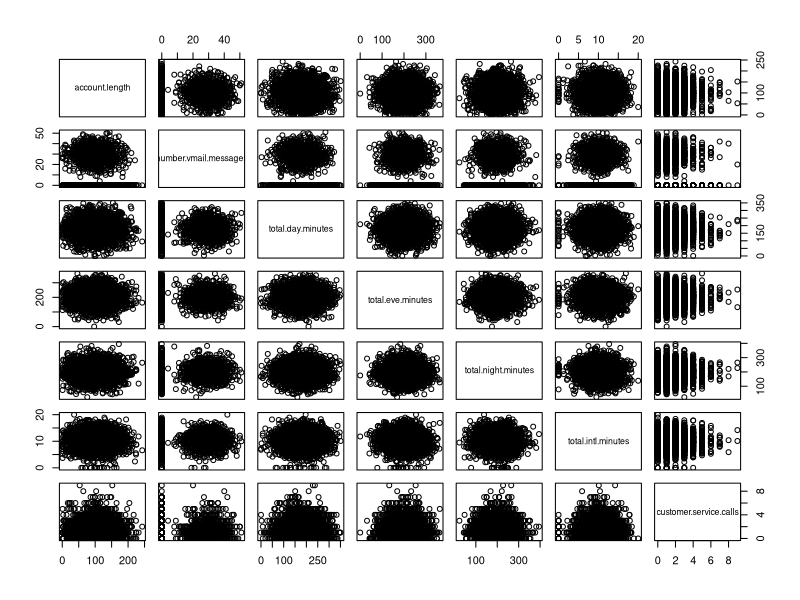
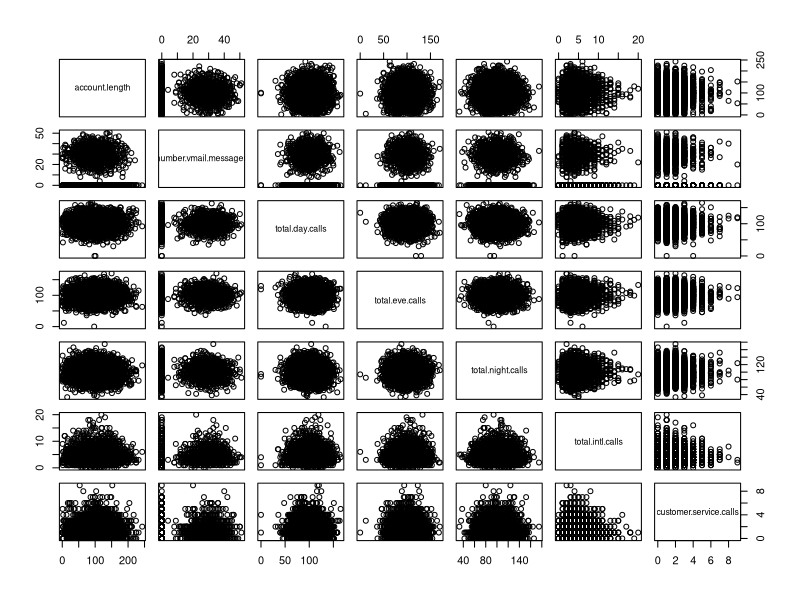
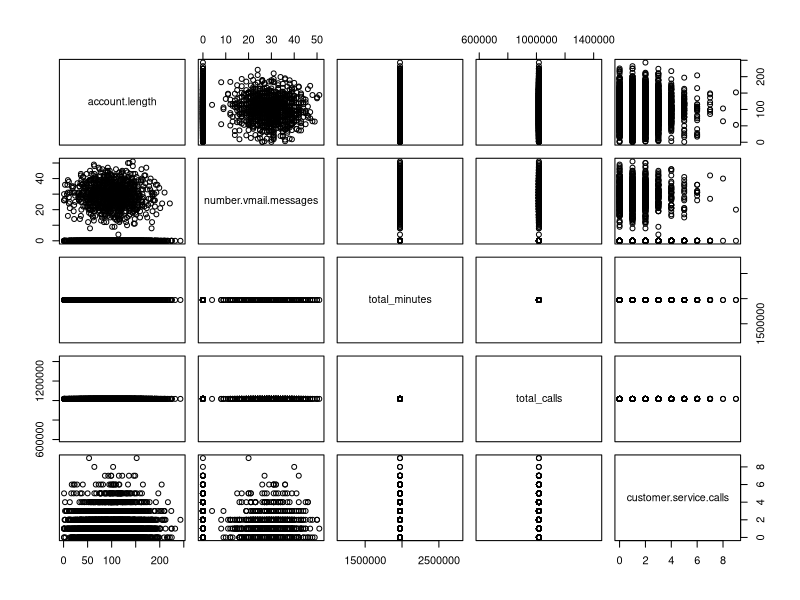
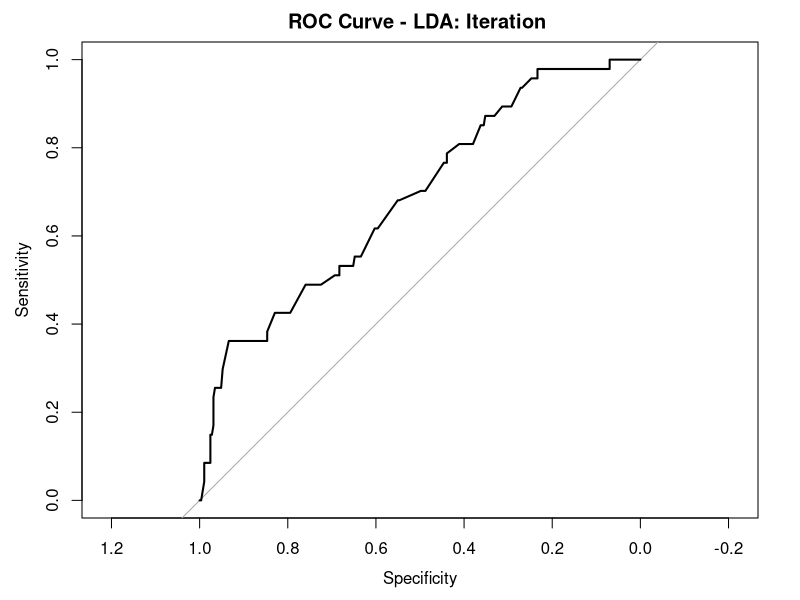
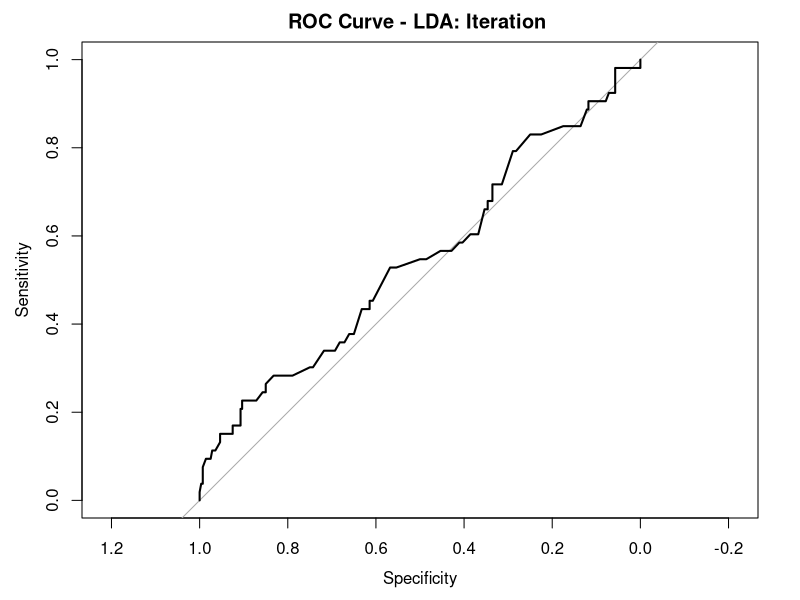
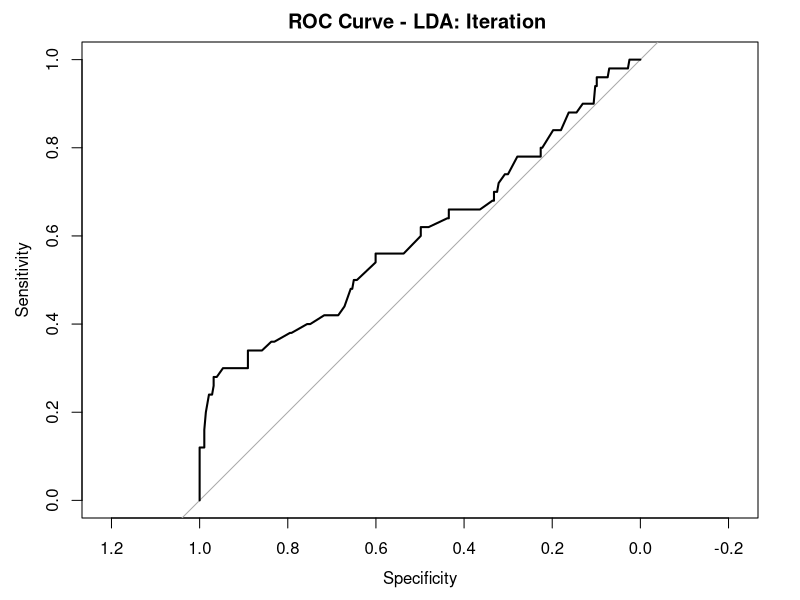
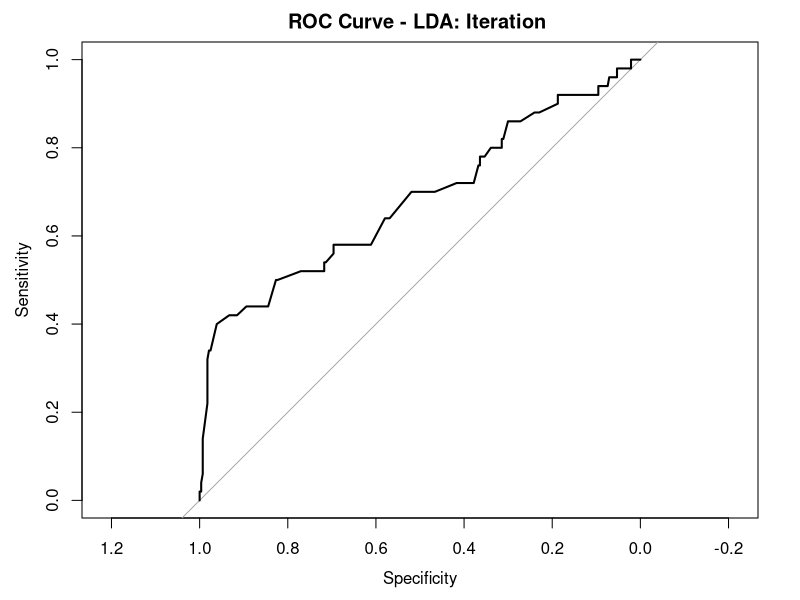
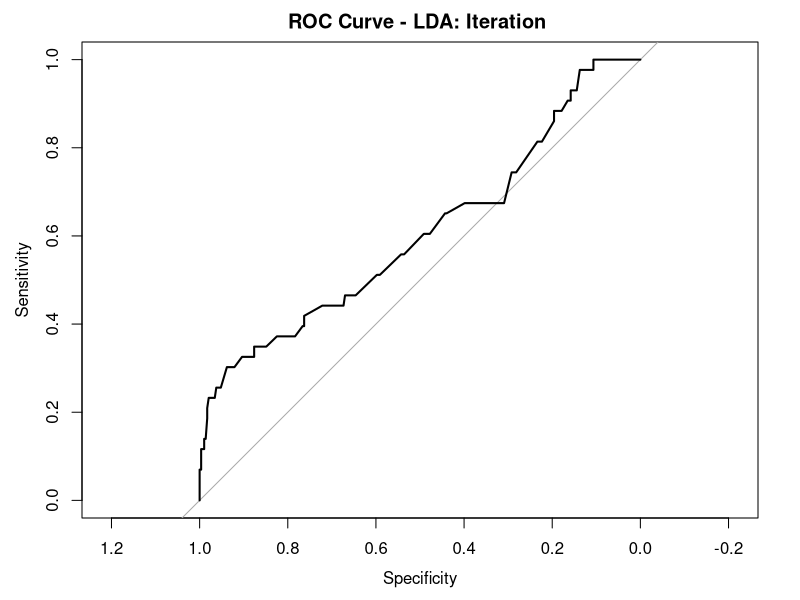

Recreate these plots in R, in order.
## ---- chunk 1
knitr::opts_chunk$set(echo = TRUE)
## ---- chunk 2
library(tidyverse)
library(knitr)
library(lubridate)
library(psych)
library(MASS)
library(caret)
library(pROC)
library(e1071)

## ---- chunk 3
Customer_telecom <- read.csv("Customer_telecom.csv")
                             
## ---- chunk 4

num_c <- Customer_telecom %>%
  dplyr::select(
    account.length,
    number.vmail.messages,
    total.day.minutes,
    total.day.calls,
    total.day.charge,
    total.eve.minutes,
    total.eve.calls,
    total.eve.charge,
    total.night.minutes,
    total.night.calls,
    total.night.charge,
    total.intl.minutes,
    total.intl.calls,
    total.intl.charge,
    customer.service.calls
  )

cor(num_c)
summary(Customer_telecom)

num_c <- num_c %>%
  dplyr::select(
    account.length,
    number.vmail.messages,
    total.day.minutes,
    total.day.calls,
    total.eve.minutes,
    total.eve.calls,
    total.night.minutes,
    total.night.calls,
    total.intl.minutes,
    total.intl.calls,
    customer.service.calls
  )

minutes_c <- num_c %>%
  dplyr::select(
    account.length,
    number.vmail.messages,
    total.day.minutes,
    total.eve.minutes,
    total.night.minutes,
    total.intl.minutes,
    customer.service.calls
  )

pairs(minutes_c)

calls_c <-  Customer_telecom %>%
  dplyr::select(
    account.length,
    number.vmail.messages,
    total.day.calls,
    total.eve.calls,
    total.night.calls,
    total.intl.calls,
    customer.service.calls
  )
pairs(calls_c)

sums_c <- Customer_telecom %>%
  mutate(
    total_minutes = sum(
      total.day.minutes,
      total.eve.minutes,
      total.night.minutes,
      total.intl.minutes
    )
  ) %>%
  mutate(
    total_calls = sum(
      total.day.calls,
      total.eve.calls,
      total.night.calls,
      total.intl.calls
    )
  ) %>%
  dplyr::select(
    account.length,
    number.vmail.messages,
    total_minutes,
    total_calls,
    customer.service.calls
  )

pairs(sums_c)

Customer_telecom <- Customer_telecom %>%
  mutate(churn1 = if_else(churn == "False", 0, 1))

glm.fits <- glm(churn1 ~ total.day.minutes,
                data = Customer_telecom, family = binomial)
summary(glm.fits)

glm.fits1 <- glm(
  churn1 ~ account.length + 
    number.vmail.messages + 
    total.day.minutes + 
    total.day.calls + 
    total.day.charge + 
    total.eve.minutes + 
    total.eve.calls +
    total.eve.charge + 
    total.night.minutes + 
    total.night.calls + 
    total.night.charge + 
    total.intl.minutes +
    total.intl.calls + 
    total.intl.charge + 
    customer.service.calls,
  data = Customer_telecom,
  family = binomial
)
summary(glm.fits1)
## ---- chunk 5

#Randomly shuffle the data
Customer_telecom <- Customer_telecom[sample(nrow(Customer_telecom)), ]

#Create 10 equally size folds
folds <- cut(seq(1, nrow(Customer_telecom)), breaks = 10, labels = FALSE)

totalMisclassificationRate = c()
runningTotal = c()

averageAUC = c()
auc = c()

#K-fold Cross Validation
for (i in 1:10) {
  testIndexes <- which(folds == i, arr.ind = TRUE)
  test_data <- Customer_telecom[testIndexes,]
  train_data <- Customer_telecom[-testIndexes,]
  m_lda <-
    lda(churn1 ~ number.vmail.messages + total.intl.calls + customer.service.calls,
        data = train_data)
  m_pred <- predict(m_lda, test_data)
  conf <-
    table(list(predicted = m_pred$class, observed = test_data$churn1))
  confusionMatrix(conf)
  print(conf)
  totalPreds = sum(conf)
  incorrectPreds <- conf[1, 2] + conf[2, 1]
  misclassificationRate <- incorrectPreds / totalPreds
  print(misclassificationRate)
  runningTotal <- c(runningTotal, misclassificationRate)
  
  roc_score = roc(response = test_data$churn1,
                  predictor = m_pred$posterior[, "1"])
  auc <- c(auc, roc_score$auc)
  print(roc_score$auc)
  plot(roc_score, main = "ROC Curve - LDA: Iteration ")
}

totalMisclassificationRate = c(totalMisclassificationRate, mean(runningTotal))
print("Average Misclassification Rate")
totalMisclassificationRate

print("Average AUC")
averageAUC = c(averageAUC, mean(auc))
print(averageAUC)
## ---- chunk 6

#Randomly shuffle the data
Customer_telecom <- Customer_telecom[sample(nrow(Customer_telecom)), ]

#Create 10 equally size folds
folds <- cut(seq(1, nrow(Customer_telecom)), breaks = 10, labels = FALSE)

totalMisclassificationRate <- c()
runningTotal <- c()

averageAUC = c()
auc = c()

for (i in 1:10) {
  testIndexes <- which(folds == i, arr.ind = TRUE)
  test_data <- Customer_telecom[testIndexes,]
  train_data <- Customer_telecom[-testIndexes,]
  m_qda <-
    qda(churn1 ~ number.vmail.messages + 
          total.intl.calls + 
          customer.service.calls,
        data = train_data)
  m_pred <- predict(m_qda, test_data)
  conf <-
    table(list(predicted = m_pred$class, observed = test_data$churn1))
  confusionMatrix(conf)
  print(conf)
  totalPreds = sum(conf)
  incorrectPreds <- conf[1, 2] + conf[2, 1]
  misclassificationRate <- incorrectPreds / totalPreds
  print(misclassificationRate)
  runningTotal <- c(runningTotal, misclassificationRate)
  
  roc_score = roc(response = test_data$churn1,
                  predictor = m_pred$posterior[, "1"])
  auc <- c(auc, roc_score$auc)
  print(roc_score$auc)
  plot(roc_score, main = "ROC Curve - LDA: Iteration ")
}

totalMisclassificationRate = c(totalMisclassificationRate, mean(runningTotal))
print("Average Misclassification Rate")
totalMisclassificationRate

print("Average AUC")
averageAUC = c(averageAUC, mean(auc))
print(averageAUC)
## ---- chunk 7

#Randomly shuffle the data
Customer_telecom <-
  Customer_telecom[sample(nrow(Customer_telecom)),]

#Create 10 equally size folds
folds <-
  cut(seq(1, nrow(Customer_telecom)), breaks = 10, labels = FALSE)

totalMisclassificationRate <- c()
runningTotal <- c()

averageAUC = c()
auc = c()

for (i in 1:10) {
  testIndexes <- which(folds == i, arr.ind = TRUE)
  test_data <- Customer_telecom[testIndexes, ]
  train_data <- Customer_telecom[-testIndexes, ]
  m_naive <-
    naiveBayes(churn1 ~ number.vmail.messages + total.intl.calls + customer.service.calls,
               data = train_data)
  m_pred <- predict(m_naive, test_data)
  
  conf <-
    table(list(predicted = m_pred, observed = test_data$churn1))
  confusionMatrix(conf)
  print(conf)
  totalPreds = sum(conf)
  incorrectPreds <- conf[1, 2] + conf[2, 1]
  misclassificationRate <- incorrectPreds / totalPreds
  print(misclassificationRate)
  runningTotal <- c(runningTotal, misclassificationRate)
  
  #roc_score = roc(response = test_data$churn1, predictor = m_pred["1"])
  #auc <- c(auc,roc_score$auc)
  #print(roc_score$auc)
  #plot(roc_score, main="ROC Curve - LDA: Iteration ")
}

totalMisclassificationRate = c(totalMisclassificationRate, mean(runningTotal))
print("Average Misclassification Rate")
totalMisclassificationRate

#print("Average AUC")
#averageAUC=c(averageAUC, mean(auc))
#print(averageAUC)
## ---- chunk 8

#Randomly shuffle the data
Customer_telecom <-
  Customer_telecom[sample(nrow(Customer_telecom)),]

#Create 10 equally size folds
folds <-
  cut(seq(1, nrow(Customer_telecom)), breaks = 10, labels = FALSE)

totalMisclassificationRate = c()
runningTotal = c()

averageAUC = c()
auc = c()

#K-fold Cross Validation
for (i in 1:10) {
  testIndexes <- which(folds == i, arr.ind = TRUE)
  test_data <- Customer_telecom[testIndexes,]
  train_data <- Customer_telecom[-testIndexes,]
  m_lda2 <-
    lda(
      churn1 ~ number.vmail.messages + 
        total.intl.calls + 
        customer.service.calls + 
        total.day.calls,
      data = train_data
    )
  m_pred <- predict(m_lda2, test_data)
  conf <-
    table(list(predicted = m_pred$class, observed = test_data$churn1))
  confusionMatrix(conf)
  print(conf)
  totalPreds = sum(conf)
  incorrectPreds <- conf[1, 2] + conf[2, 1]
  misclassificationRate <- incorrectPreds / totalPreds
  print(misclassificationRate)
  runningTotal <- c(runningTotal, misclassificationRate)
  
  roc_score = roc(response = test_data$churn1,
                  predictor = m_pred$posterior[, "1"])
  auc <- c(auc, roc_score$auc)
  print(roc_score$auc)
  plot(roc_score, main = "ROC Curve - LDA: Iteration ")
}

totalMisclassificationRate = c(totalMisclassificationRate, mean(runningTotal))
print("Average Misclassification Rate")
totalMisclassificationRate

print("Average AUC")
averageAUC = c(averageAUC, mean(auc))
print(averageAUC)
## ---- chunk 9

#Randomly shuffle the data
Customer_telecom <-
  Customer_telecom[sample(nrow(Customer_telecom)),]

#Create 10 equally size folds
folds <-
  cut(seq(1, nrow(Customer_telecom)), breaks = 10, labels = FALSE)

totalMisclassificationRate = c()
runningTotal = c()

averageAUC = c()
auc = c()

#K-fold Cross Validation
for (i in 1:10) {
  testIndexes <- which(folds == i, arr.ind = TRUE)
  test_data <- Customer_telecom[testIndexes, ]
  train_data <- Customer_telecom[-testIndexes, ]
  m_lda2 <-
    lda(
      churn1 ~ state + 
        account.length + 
        international.plan + 
        voice.mail.plan + 
        number.vmail.messages + 
        total.day.minutes + 
        total.eve.minutes + 
        total.night.minutes + 
        total.intl.minutes + 
        customer.service.calls,
      data = train_data
    )
  m_pred <- predict(m_lda2, test_data)
  conf <-
    table(list(predicted = m_pred$class, observed = test_data$churn1))
  confusionMatrix(conf)
  print(conf)
  totalPreds = sum(conf)
  incorrectPreds <- conf[1, 2] + conf[2, 1]
  misclassificationRate <- incorrectPreds / totalPreds
  print(misclassificationRate)
  runningTotal <- c(runningTotal, misclassificationRate)
  
  roc_score = roc(response = test_data$churn1,
                  predictor = m_pred$posterior[, "1"])
  auc <- c(auc, roc_score$auc)
  print(roc_score$auc)
  plot(roc_score, main = "ROC Curve - LDA: Iteration ")
}

totalMisclassificationRate = c(totalMisclassificationRate, mean(runningTotal))
print("Average Misclassification Rate")
totalMisclassificationRate

print("Average AUC")
averageAUC = c(averageAUC, mean(auc))
print(averageAUC)
## ---- chunk 10

#Randomly shuffle the data
Customer_telecom <- Customer_telecom[sample(nrow(Customer_telecom)), ]

#Create 10 equally size folds
folds <- cut(seq(1, nrow(Customer_telecom)), breaks = 10, labels = FALSE)

totalMisclassificationRate = c()
runningTotal = c()

averageAUC = c()
auc = c()

#K-fold Cross Validation
for (i in 1:10) {
  testIndexes <- which(folds == i, arr.ind = TRUE)
  test_data <- Customer_telecom[testIndexes,]
  train_data <- Customer_telecom[-testIndexes,]
  m_lda2 <-
    lda(
      churn1 ~ number.vmail.messages + 
        total.intl.calls + 
        customer.service.calls + 
        total.day.calls + 
        total.night.calls,
      data = train_data
    )
  m_pred <- predict(m_lda2, test_data)
  conf <-
    table(list(predicted = m_pred$class, observed = test_data$churn1))
  confusionMatrix(conf)
  print(conf)
  totalPreds = sum(conf)
  incorrectPreds <- conf[1, 2] + conf[2, 1]
  misclassificationRate <- incorrectPreds / totalPreds
  print(misclassificationRate)
  runningTotal <- c(runningTotal, misclassificationRate)
  
  roc_score = roc(response = test_data$churn1,
                  predictor = m_pred$posterior[, "1"])
  auc <- c(auc, roc_score$auc)
  print(roc_score$auc)
  plot(roc_score, main = "ROC Curve - LDA: Iteration ")
}

totalMisclassificationRate = c(totalMisclassificationRate, mean(runningTotal))
print("Average Misclassification Rate")
totalMisclassificationRate

print("Average AUC")
averageAUC = c(averageAUC, mean(auc))
print(averageAUC)
